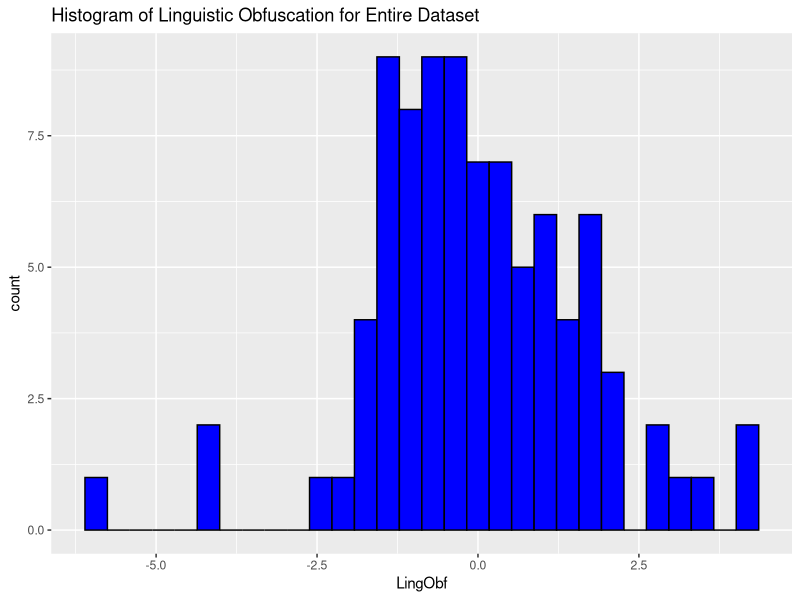
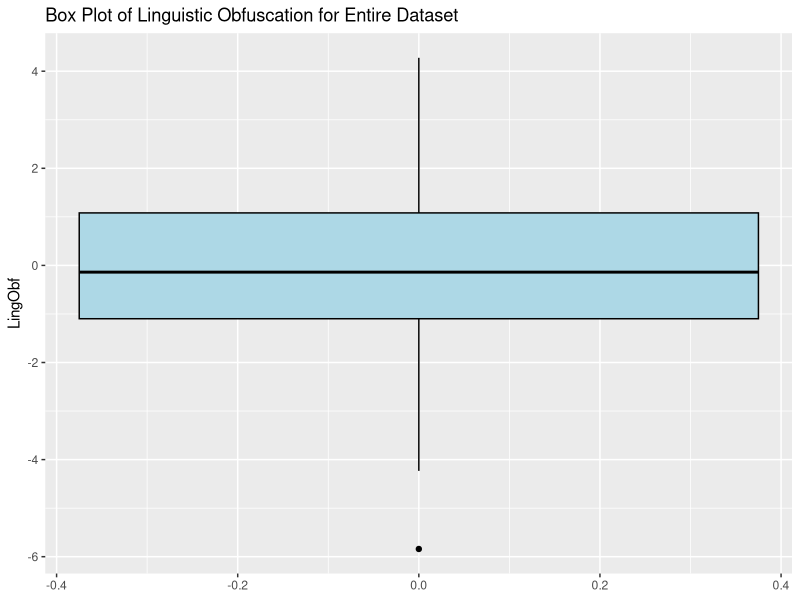
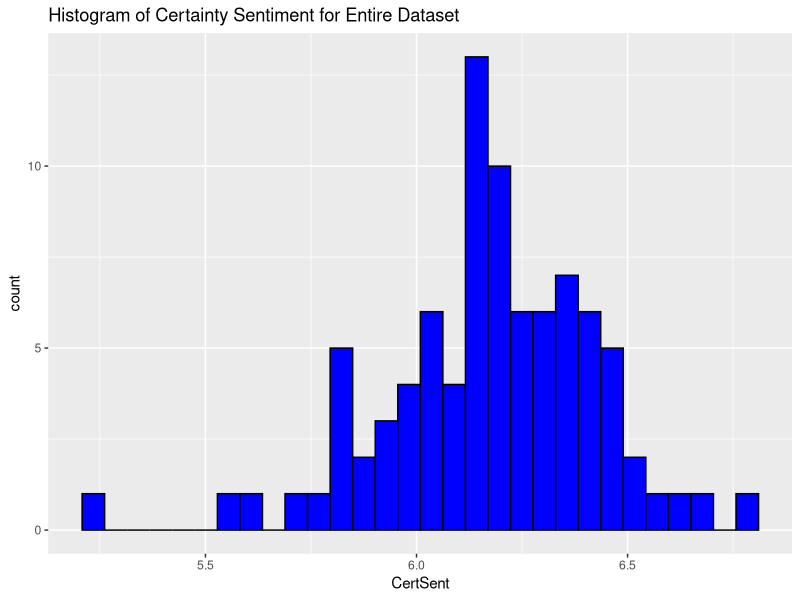
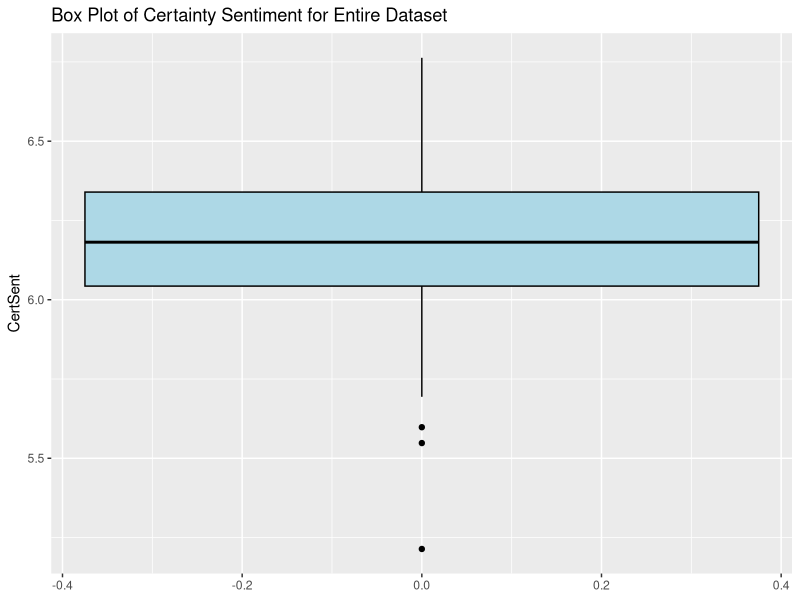
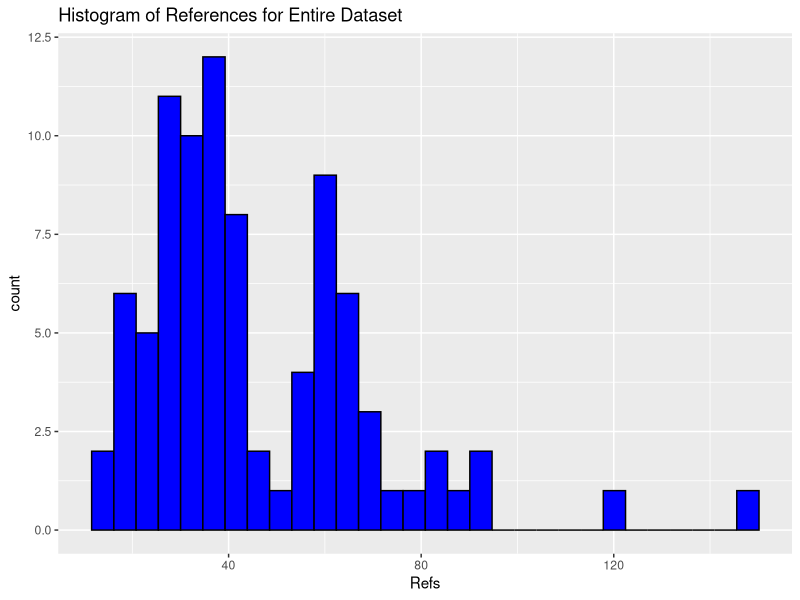
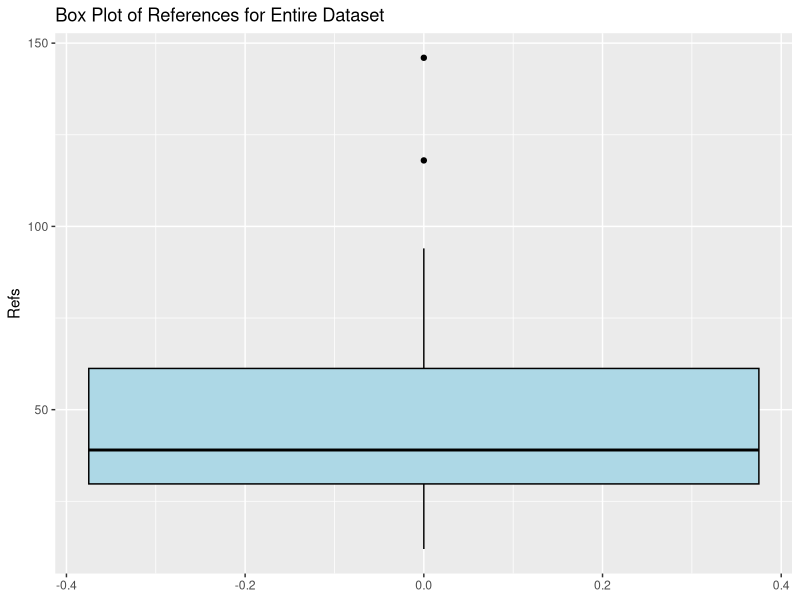
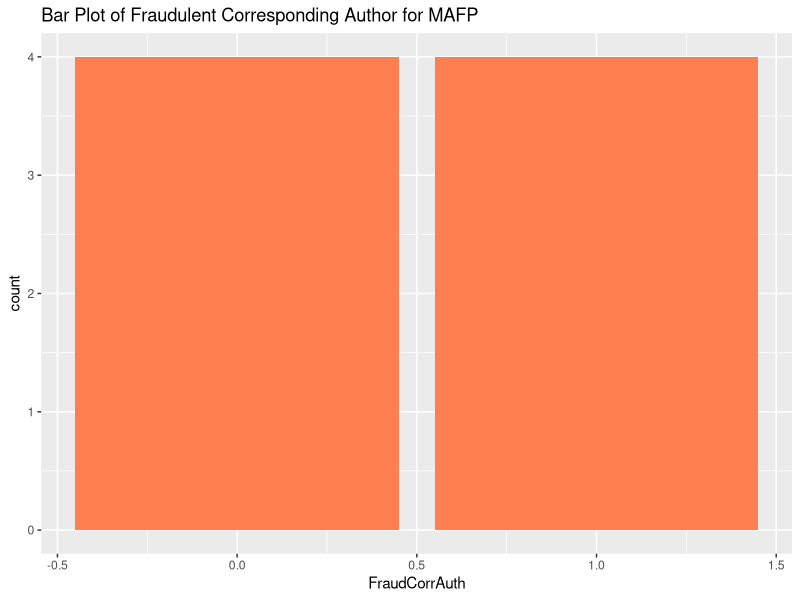
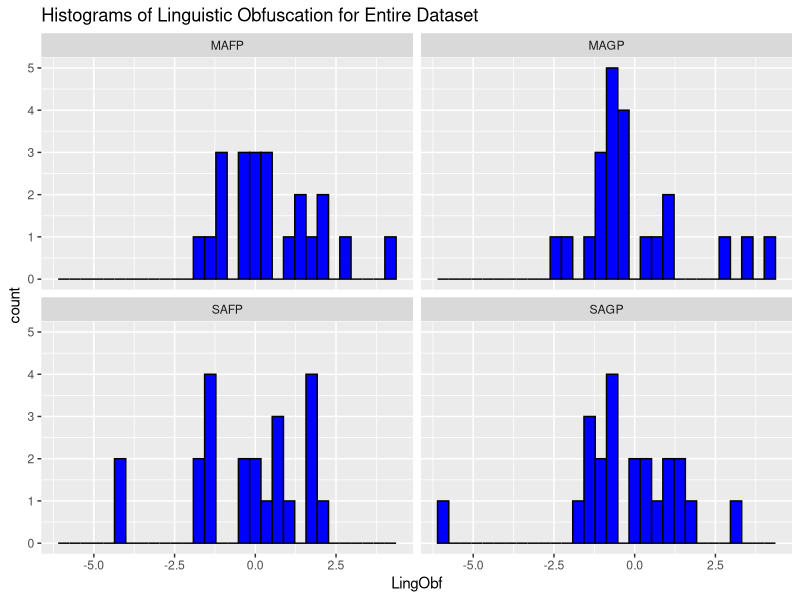

Source code (R) for these figures, in order:
## ---- chunk 1
# Set CRAN mirror
options(repos = list(CRAN = "https://cloud.r-project.org/"))
## ---- chunk 2
install.packages("readr")       # For reading data
install.packages("dplyr")       # For data manipulation and handling of missing data
install.packages("psych")       # For descriptive statistics, correlations
install.packages("ggplot2")     # For data visualization
install.packages("car")         # For diagnostic tests such as Levene's test
install.packages("rcompanion")  # For Games-Howell post-hoc test (if applicable)
install.packages("dunn.test")   # For Dunn post-hoc test (if applicable)
## ---- chunk 3
library(readr) # Loading the readr package

data <- read_csv("study_dataset.csv") # Loading in study dataset as "data"
## ---- chunk 4
# Calculate standardized scores for article, prep, and quantity and add them to the dataset
data$articles_standardized <- scale(data$article)
data$prep_standardized <- scale(data$prep)
data$quantity_standardized <- scale(data$quantity)

# Create the new variable 'abstraction' as the sum of the three standardized variables
data$abstraction <- (data$articles_standardized + data$prep_standardized + data$quantity_standardized)
## ---- chunk 5
# Calculate the new variable 'jargon' by subtracting 'Dic' from 100
data$jargon <- (100 - data$Dic)
## ---- chunk 6
# Standardize the new set of variables and add them to the dataset
data$abstraction_standardized <- scale(data$abstraction)
data$cause_standardized <- scale(data$cause)
data$jargon_standardized <- scale(data$jargon)
data$emo_pos_standardized <- scale(data$emo_pos)
data$flesch_re_standardized <- scale(data$flesch_re)
## ---- chunk 7
# Calculate 'LingObf'
data$LingObf <- (data$cause_standardized + data$abstraction_standardized + data$jargon_standardized) - (data$emo_pos_standardized + data$flesch_re_standardized)
## ---- chunk 8
data$CertSent <- data$certainty_avg
## ---- chunk 9
# Writing our data as a csv file in the current working directory
write.csv(data, "clean_study_data.csv")
## ---- chunk 10
library(dplyr) # Loading the dplyr package for data manipulation and handling missing values

# To summarize the number of missing values in each column
missing_data_summary <- sapply(data, function(x) sum(is.na(x)))

print(missing_data_summary) # To see summary of missing values for all columns
## ---- chunk 11
library(psych) # Loading the psych package

# Selecting the continuous variables I am interested in getting descriptive statistics for (plus paper type for the next part)
continuous_data_for_descriptives <- data[c("year", "Refs", "flesch_re", "WC", "abstraction", "jargon", "CertSent", "LingObf", "cause", "emo_pos", "article", "prep", "quantity", "PaperType")]

# Generating descriptive statistics for variables of interest
continuous_descriptive_stats_all <- describe(continuous_data_for_descriptives)

# Displaying the results of the descriptive stats for the variables listed above
continuous_descriptive_stats_all
## ---- chunk 12
# Making PaperType a factor variable in the continuous variable dataframe to allow for grouping
continuous_data_for_descriptives$PaperType <- factor(continuous_data_for_descriptives$PaperType, levels = c("SAFP", "MAFP", "SAGP", "MAGP"), labels = c("Single-Authored Fraudulent Papers", "Multi-Authored Fraudulent Papers", "Single-Authored Genuine Papers", "Multi-Authored Genuine Papers"))

# Generating descriptive statistics within PaperType groups
descriptive_stats_by_PaperType <- describeBy(continuous_data_for_descriptives, group = continuous_data_for_descriptives$PaperType)

descriptive_stats_by_PaperType
## ---- chunk 13
# Changing inst_pres (institutional prestige), gender, simple_reason, Country, and PaperType into factor variables
data$inst_pres <- factor(data$inst_pres, levels = c(0, 1), labels = c("Not Major Research Institution", "Major Research Institution"))
data$gender <- factor(data$gender, levels = c("FEMALE", "MALE"), labels = c("Female", "Male"))
data$simple_reason <- factor(data$simple_reason, levels = c("f_data", "f_image", "m_image", "f_data f_image"), labels = c("Fabricated/Falsified Data", "Fabricated/Falsified Image", "Manipulated Image", "Fabricated/Falsified Data and Image"))
data$Country <- factor(data$Country)
data$PaperType <- factor(data$PaperType)
## ---- chunk 14
# Creating the frequency tables for each categorical variable
freq_tab_inst_pres <- table(data$inst_pres)
freq_tab_gender <- table(data$gender)
freq_tab_simple_reason <- table(data$simple_reason)
freq_tab_Country <- table(data$Country)
freq_tab_PaperType <- table(data$PaperType)

# Displaying the frequency tables
freq_tab_inst_pres
freq_tab_gender
freq_tab_simple_reason
freq_tab_Country
freq_tab_PaperType
## ---- chunk 15
# Creating factor variables out of the dummy variables that track matching across groups
data$different_country <- factor(data$different_country, levels = c(0, 1), labels = c("Same Country", "Different Country"))
data$different_gender <- factor(data$different_gender, levels = c(0, 1), labels = c("Same Gender", "Different Gender"))
data$different_inst_pres <- factor(data$different_inst_pres, levels = c(0, 1), labels = c("Same Institutional Prestige", "Different Institutional Prestige"))
data$different_journal <- factor(data$different_journal, levels = c(0, 1), labels = c("Same Journal", "Different Journal"))
## ---- chunk 16
# Frequency tables and proportion tables
  # institutional prestige
frequency_table_by_PaperType_inst_pres <- table(data$PaperType, data$inst_pres)
frequency_table_by_PaperType_inst_pres
proportion_table_by_PaperType_inst_pres <- prop.table(frequency_table_by_PaperType_inst_pres, margin = 1)
proportion_table_by_PaperType_inst_pres
  # gender
frequency_table_by_PaperType_gender <- table(data$PaperType, data$gender)
frequency_table_by_PaperType_gender
proportion_table_by_PaperType_gender <- prop.table(frequency_table_by_PaperType_gender, margin = 1)
proportion_table_by_PaperType_gender
  # reason
frequency_table_by_PaperType_reason <- table(data$PaperType, data$simple_reason)
frequency_table_by_PaperType_reason
proportion_table_by_PaperType_reason <- prop.table(frequency_table_by_PaperType_reason, margin = 1)
proportion_table_by_PaperType_reason
  # country
frequency_table_by_PaperType_country <- table(data$PaperType, data$Country)
frequency_table_by_PaperType_country
proportion_table_by_PaperType_country <- prop.table(frequency_table_by_PaperType_country, margin = 1)
proportion_table_by_PaperType_country

# And for the matching characteristic dummy variables
  # Country different
frequency_table_by_PaperType_different_country <- table(data$PaperType, data$different_country)
frequency_table_by_PaperType_different_country
proportion_table_by_PaperType_different_country <- prop.table(frequency_table_by_PaperType_different_country, margin = 1)
proportion_table_by_PaperType_different_country
  # Gender different
frequency_table_by_PaperType_different_gender <- table(data$PaperType, data$different_gender)
frequency_table_by_PaperType_different_gender
proportion_table_by_PaperType_different_gender <- prop.table(frequency_table_by_PaperType_different_gender, margin = 1)
proportion_table_by_PaperType_different_gender
  # Institutional prestige different
frequency_table_by_PaperType_different_inst_pres <- table(data$PaperType, data$different_inst_pres)
frequency_table_by_PaperType_different_inst_pres
proportion_table_by_PaperType_different_inst_pres <- prop.table(frequency_table_by_PaperType_different_inst_pres, margin = 1)
proportion_table_by_PaperType_different_inst_pres
  # Journal different
frequency_table_by_PaperType_different_journal <- table(data$PaperType, data$different_journal)
frequency_table_by_PaperType_different_journal
proportion_table_by_PaperType_different_journal <- prop.table(frequency_table_by_PaperType_different_journal, margin = 1)
proportion_table_by_PaperType_different_journal

# Descriptive statistics for year off within PaperType groups
year_difference_descriptives <- describeBy(data$year_difference, group = data$PaperType, na.rm = TRUE)
year_difference_descriptives
num_auth_descriptives <- describeBy(data$NumAuth, group = data$PaperType, na.rm = TRUE)
num_auth_descriptives
## ---- chunk 17
library(ggplot2) # To load the ggplot2 package

# To produce histogram and box plot for LingObf
ggplot(data, aes(x = LingObf)) + 
  geom_histogram(fill = "blue", color = "black") +
  labs(title = "Histogram of Linguistic Obfuscation for Entire Dataset")
ggplot(data, aes(y = LingObf)) + 
  geom_boxplot(fill = "lightblue", color = "black") +
  labs(title = "Box Plot of Linguistic Obfuscation for Entire Dataset")

# To produce histogram and box plot for CertSent
ggplot(data, aes(x = CertSent)) + 
  geom_histogram(fill = "blue", color = "black") +
  labs(title = "Histogram of Certainty Sentiment for Entire Dataset")
ggplot(data, aes(y = CertSent)) + 
  geom_boxplot(fill = "lightblue", color = "black") +
  labs(title = "Box Plot of Certainty Sentiment for Entire Dataset")

# To produce histogram and box plot for Refs
ggplot(data, aes(x = Refs)) + 
  geom_histogram(fill = "blue", color = "black") +
  labs(title = "Histogram of References for Entire Dataset")
ggplot(data, aes(y = Refs)) + 
  geom_boxplot(fill = "lightblue", color = "black") +
  labs(title = "Box Plot of References for Entire Dataset")

# To produce bar plot for FraudCorrAuth
ggplot(data, aes(x = FraudCorrAuth)) + 
  geom_bar(fill = "coral") +
  labs(title = "Bar Plot of Fraudulent Corresponding Author for MAFP")
## ---- chunk 18
# To produce histogram and box plot for LingObf
ggplot(data, aes(x = LingObf)) + 
  geom_histogram(fill = "blue", color = "black") +
  facet_wrap(~ PaperType) +
  labs(title = "Histograms of Linguistic Obfuscation for Entire Dataset")
ggplot(data, aes(y = LingObf)) + 
  geom_boxplot(fill = "lightblue", color = "black") +
  facet_wrap(~ PaperType) +
  labs(title = "Box Plots of Linguistic Obfuscation Within Paper Type Groups")

# To produce histogram and box plot for CertSent
ggplot(data, aes(x = CertSent)) + 
  geom_histogram(fill = "blue", color = "black") +
  facet_wrap(~ PaperType) +
  labs(title = "Histograms of Certainty Sentiment Within Paper Type Groups")
ggplot(data, aes(y = CertSent)) + 
  geom_boxplot(fill = "lightblue", color = "black") +
  facet_wrap(~ PaperType) +
  labs(title = "Box Plots of Certainty Sentiment Within Paper Type Groups")

# To produce histogram and box plot for Refs
ggplot(data, aes(x = Refs)) + 
  geom_histogram(fill = "blue", color = "black") +
  facet_wrap(~ PaperType) +
  labs(title = "Histograms of References Within Paper Type Groups")
ggplot(data, aes(y = Refs)) + 
  geom_boxplot(fill = "lightblue", color = "black") +
  facet_wrap(~ PaperType) +
  labs(title = "Box Plots of References Within Paper Type Groups")
## ---- chunk 19
# To produce correlation matrix for LingObf, CertSent, and Refs variables within whole dataset
  # To calculate the Pearson correlation coefficients between the numerical outcome variables
correlation_matrix_num_outcomes <- cor(data[c("LingObf", "CertSent", "Refs")], use = "complete.obs", method = "pearson")
  # To display the correlation matrix for numerical outcome variables
correlation_matrix_num_outcomes
## ---- chunk 20
# Calculating Point-biserial correlations between FraudCorrAuth and numerical outcome variables
pbcorr_FraudCorrAuth_LingObf <- cor(data$FraudCorrAuth, data$LingObf, use = "complete.obs", method = "pearson")
pbcorr_FraudCorrAuth_CertSent <- cor(data$FraudCorrAuth, data$CertSent, use = "complete.obs", method = "pearson")
pbcorr_FraudCorrAuth_Refs <- cor(data$FraudCorrAuth, data$Refs, use = "complete.obs", method = "pearson")

# Displaying the correlation coefficients
pbcorr_FraudCorrAuth_LingObf
pbcorr_FraudCorrAuth_CertSent
pbcorr_FraudCorrAuth_Refs
## ---- chunk 21
# Calculate pairwise correlations among the subcomponents of the abstraction index
correlation_matrix_abstraction_subcomponents <- cor(data[,c("article", "prep", "quantity")])

# Display the correlation matrix
correlation_matrix_abstraction_subcomponents
## ---- chunk 22
# Calculate pairwise correlations among the subcomponents of LingObf
correlation_matrix_LingObf_subcomponents <- cor(data[,c("cause", "abstraction", "jargon", "emo_pos", "flesch_re")])

# Display the correlation matrix
correlation_matrix_LingObf_subcomponents
